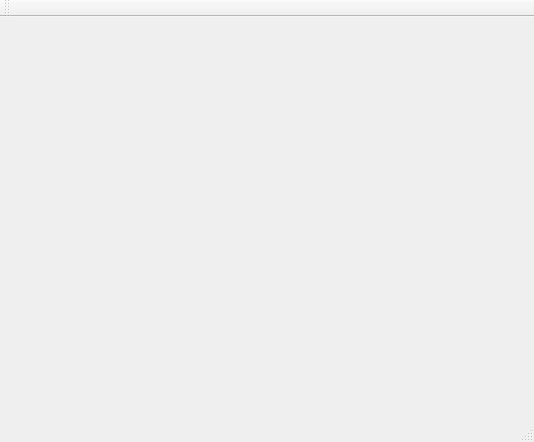
<?xml version="1.0" encoding="UTF-8"?>
<ui version="4.0">
 <class>MainWindow</class>
 <widget class="QMainWindow" name="MainWindow">
  <property name="geometry">
   <rect>
    <x>0</x>
    <y>0</y>
    <width>534</width>
    <height>442</height>
   </rect>
  </property>
  <property name="windowTitle">
   <string>MainWindow</string>
  </property>
  <widget class="QWidget" name="centralWidget"/>
  <widget class="QMenuBar" name="menuBar">
   <property name="geometry">
    <rect>
     <x>0</x>
     <y>0</y>
     <width>534</width>
     <height>25</height>
    </rect>
   </property>
  </widget>
  <widget class="QToolBar" name="mainToolBar">
   <attribute name="toolBarArea">
    <enum>TopToolBarArea</enum>
   </attribute>
   <attribute name="toolBarBreak">
    <bool>false</bool>
   </attribute>
  </widget>
  <widget class="QStatusBar" name="statusBar"/>
 </widget>
 <layoutdefault spacing="6" margin="11"/>
 <resources/>
 <connections/>
</ui>
